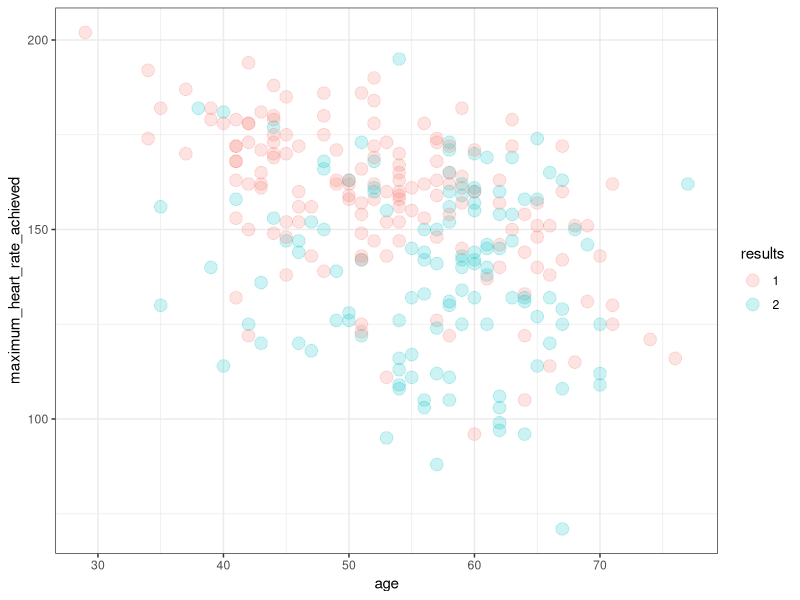
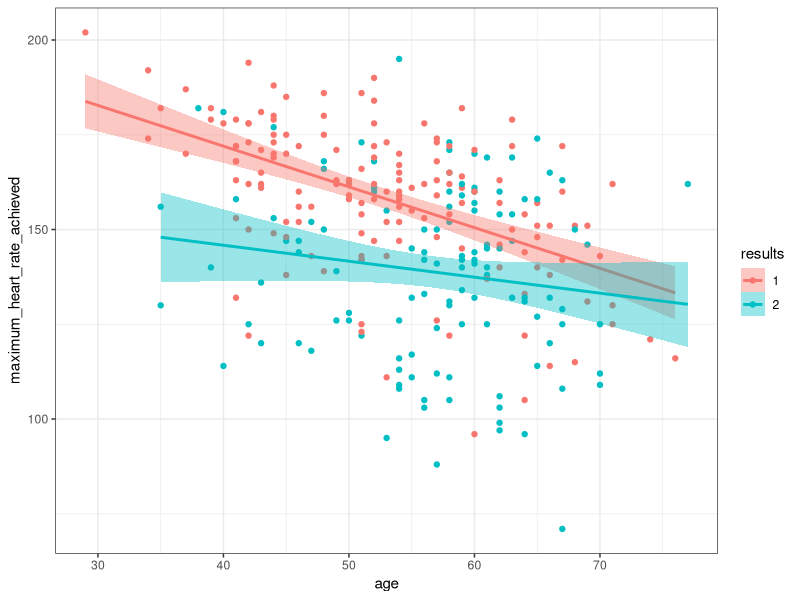
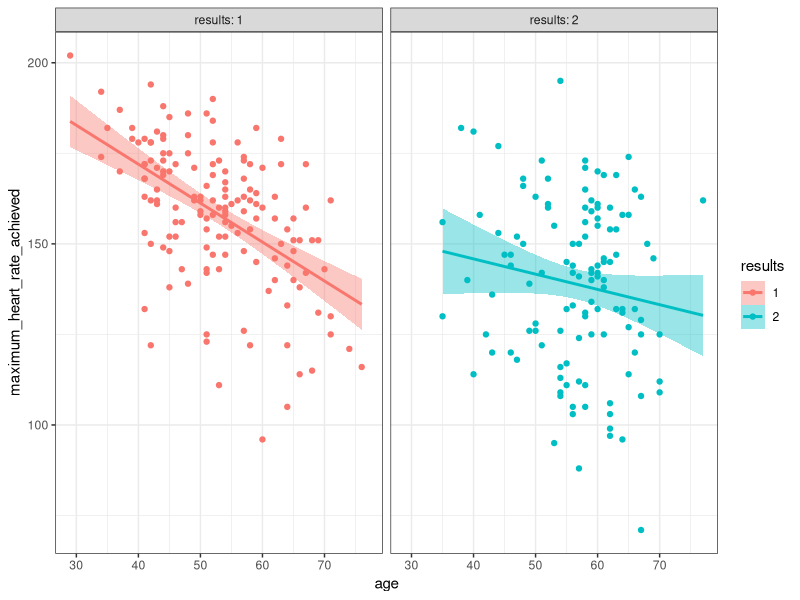
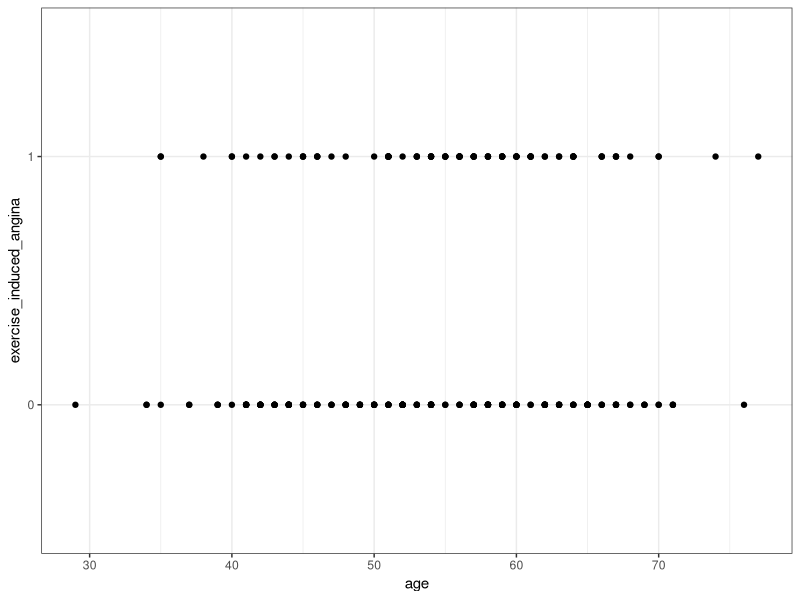
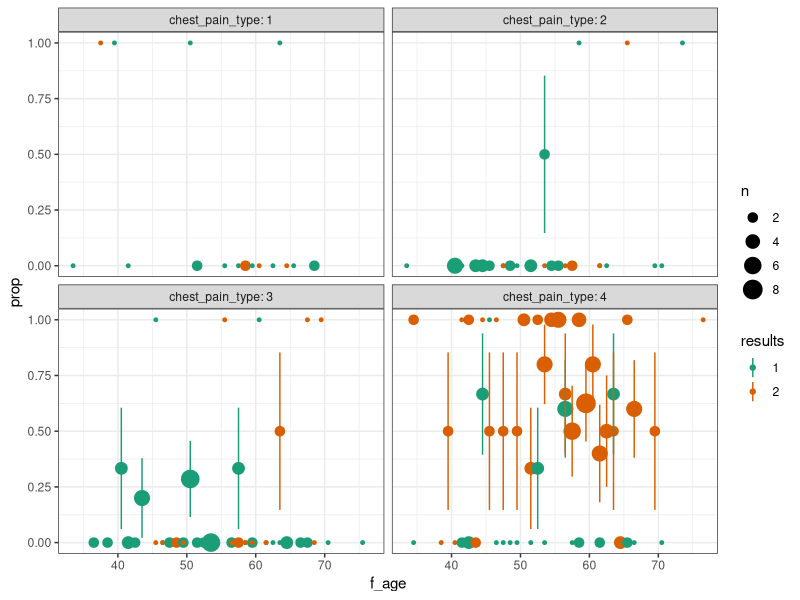

Write R code to recreate these figures, in order.
library(readr)
library(tidyverse)


##load dataset
heart_data<-read_csv("heart.csv",col_names =FALSE)

names(heart_data)<-c("age","sex","chest_pain_type", "resting_blood_pressure",
                     "serum_cholestoral_in_mg/dl " ,    
       "fasting_blood_sugar>120(mg/dl)",      
      "resting_electrocardiographic_results" ,
      "maximum_heart_rate_achieved", 
      "exercise_induced_angina",   
      "oldpeak","the_slope_of_oldpeak",    
      "number_of_major_vessels_colored_by_flourosopy",        
      "thal","results"   
)
#no N/A (mentioned on dataset folder),also can be checked by:
any(is.na(heart_data)) #[1] FALSE

##all var r int, so correct them into factors and numbers; 
heart_data[,c(2,3,6,7,9,11,13,14)]<-lapply(heart_data[,c(2,3,6,7,9,11,13,14)], as.factor)
heart_data[,-c(2,3,6,7,9,11,13,14)]<-lapply(heart_data[,-c(2,3,6,7,9,11,13,14)], as.numeric)

##get basic idea of dataset; 
summary(heart_data)
##age range from yong 29 to older 77

##sex 2 types, sex (1 = male; 0 = female) 

##pain type, 4 types, 
 #cp: chest pain type 
 #Value 1: typical angina 
 #Value 2: atypical angina 
 #Value 3: non-anginal pain 
 #Value 4: asymptomatic 

##resting blood pressure, google said normal is 120/80~140/90; 
 #the resting blood pressure looksl ike recorded systolic blood pressure. 
 #(The highest pressure when your heart beats and pushes the blood round your body.) 

##serum_cholestoral ranges from min 126 to max 564; 
 #again,based on google resuts
 #Less than 200mg/dL	Desirable
 #200-239 mg/dL	Borderline high
 #240mg/dL and above	High
 #thoes patients tends to have high serum cholestoral;

##fasting_blood_sugar if larger than 120mg/dl
 #A fasting blood sugar level less than 100 mg/dL (5.6 mmol/L) is normal.
 #A fasting blood sugar level from 100 to 125 mg/dL (5.6 to 6.9 mmol/L) is considered prediabetes. 
 #If it's 126 mg/dL (7 mmol/L) or higher on two separate tests, you have diabetes.
 #0 indicates lower and 1 otherwise
 #most patients are normal and prediabetes level

##resting_electrocardiographic_results
 #Value 0: normal 
 #Value 1: having ST-T wave abnormality (T wave inversions and/or ST elevation or depression of > 0.05 mV) 
 #Value 2: showing probable or definite left ventricular hypertrophy by Estes' criteria 

##maximum_heart_rate_achieved
 #min from 71 to max 201, 

##exercise_induced_angina
 #(1 = yes; 0 = no) 
 #few ppl have angina when exercise
 
##oldpeak:ST depression induced by exercise relative to rest   
 #It is often a sign of myocardial ischemia

##slope of ST depression
 #Value 1: upsloping 
 #Value 2: flat 
 #Value 3: downsloping 

##number_of_major_vessels_colored_by_flourosopy

##thal:3 = normal; 6 = fixed defect; 7 = reversable defect     

##results: Absence (1) or presence (2) of heart disease


theme_set(theme_bw())
##simple plot

#first may intereted in the relationship between age and max heart rate of patients
#no idea of any medical knowlege, simple guess is maybe older age tend to have higher heart rate which indates presence of heart problem
#make a simple scatter plot coloured by absence 1 and presence 2 of heart disease;
gg1<-ggplot(heart_data,aes(x=age,
                           y=maximum_heart_rate_achieved,
                           colour=results))
print(gg1+geom_point(size=4,alpha=0.2)) ## linear model)
#from plot, looks like with people suffered more heart pain with ages, 
#since only few points is blue (presence of heart disease) before 40, most heart disease patients are 40 to 70
#however,this pheonomenone may cause by lack of data collection, not sure for now. but in this dataset, older ppl suffer heart disease more than yonger ppl;
#also, I thought higher max heart rate achieved will lead heart problem. However, opposite way in this dataset
#mostly heart disease patients have lower max heart rate
#overall, most heart disease patinets are located in 40 to 70 years old with max heart rate from 100 to 175;
 
##ad smooth line
gg2<-gg1+geom_point()+
             geom_smooth(method="lm",aes(color=results,fill=results))
print(gg2)

gg3<-gg2+facet_wrap(~results,labeller=label_both)
print(gg3)


##make more complicated plot;
gg0 <- ggplot(heart_data,aes(age,exercise_induced_angina))+geom_point()
print(gg0)
##no sence of this plots

(heart_data
  ## collapse age by year
  %>% mutate(f_age=cut(age,breaks=29:77,labels=seq(29.5,76.5)),
             ## then turn it back into a number
             f_age=as.numeric(as.character(f_age)))
  ## means by age group/heart diseaes vs non-heart disease/number of chest pain type
  %>% group_by(f_age,results,chest_pain_type)
  ## compute proportion, n, standard error
  %>% summarise(prop=mean(as.numeric(exercise_induced_angina)-1),
                n=n(),
                se=sqrt(prop*(1-prop)/n))
) -> heart_sum

gg4 <- ggplot(heart_sum,aes(f_age,prop,colour=results)) +
  geom_point(aes(size=n))+
  geom_linerange(aes(ymin=prop-1*se,ymax=prop+1*se))+
  facet_wrap(~chest_pain_type,labeller=label_both)+
  scale_colour_brewer(palette="Dark2")
print(gg4)
